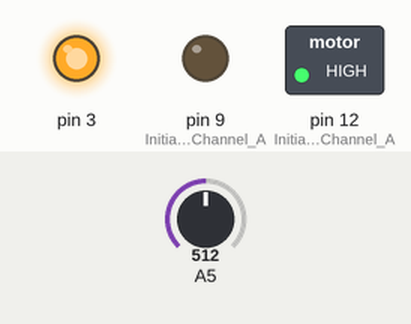
Simulated run of this sketch. Board: Arduino Uno, built with avr-gcc and run on an emulated ATmega328P. Parts: switched loads named in the sketch (green lamp = pin HIGH), output pins drawn as LEDs (lit = HIGH). Inputs (shaded band) come from the test bench; at power-on: A5 = 512. What the sketch prints to the serial monitor is not drawn.

Above: at 1.2 s.
1.3 s: A5 set to 0
At 2.1 s:
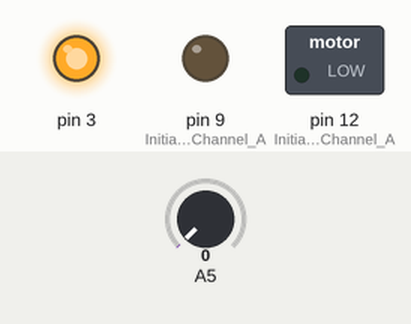
2.8 s: A5 set to 122
At 3.2 s:
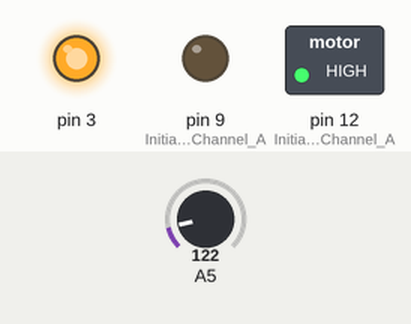
Timing chart, 0 to 5.8 s (numbered marks = the images above; inputs shaded):
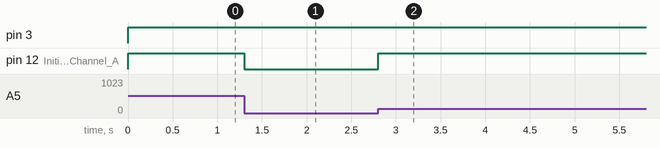

The sketch:

MotorLiftingCode.ino
```cpp
/*************************************************************
Motor Shield 1-Channel DC Motor Demo
by Randy Sarafan

For more information see:
https://www.instructables.com/id/Arduino-Motor-Shield-Tutorial/

*************************************************************/
#include <Time.h>;

int counter = 0;

time_t startTime;


void setup() {

  //Setup Channel A
  pinMode(12, OUTPUT); //Initiates Motor Channel A pin
  pinMode(9, OUTPUT); //Initiates Brake Channel A pin
  digitalWrite(9, LOW);   //Disengage the Brake for Channel A

  Serial.begin(115200);

  // startTime = now();

  // timeOffset = 0;

}


void loop(){


  //time_t endTime = now();

  //time_t timeDiff = endTime - startTime;


  int result = analogRead(A5);


  //int target = timeDiff / 100;
  int target = 0;
  int delta = target - result;

  int maxPower = 255;
  int force = (delta/ 1024.0f) * maxPower;

  force = abs(force);
  force += 255;


  force = constrain(force, 0, maxPower);

  if (delta < 0) {
    digitalWrite(12, HIGH);
    analogWrite(3, force);   //Spins the motor on Channel A at full speed

  }
  else{
    digitalWrite(12, LOW);
    analogWrite(3, force);   //Spins the motor on Channel A at full speed

  }

  digitalWrite(9, LOW);
  Serial.println("Sensor Read");
  Serial.println(result);
  Serial.println("Force:");
  Serial.println(force);
  //Serial.println("Time DIff:");
//  Serial.println(timeDiff);
  Serial.println("Target");
  Serial.println(target);


/*

      int result = analogRead(A3);
    Serial.print("Raw Reading");
    Serial.println(result);

  counter++;
  if ((counter % 30) < 15){
    // Read values


  }
  else {

       // digitalWrite(12, HIGH);
      //analogWrite(3, 255);   //Spins the motor on Channel A at full speed
  }


    if (counter % 10 == 0){

    }
    else{
      digitalWrite(12, LOW);
      analogWrite(3, 255);   //Spins the motor on Channel A at full speed
    }

  counter++;


  int result = analogRead(A0);


  int target = 27;
  int delta = target - result;

  if (delta < 0) {
    digitalWrite(12, HIGH);
    analogWrite(3, 255);   //Spins the motor on Channel A at full speed

  }
  else{
    digitalWrite(12, LOW);
    analogWrite(3, 255);   //Spins the motor on Channel A at full speed

  }

  digitalWrite(9, LOW);

  if (counter == 1000){
    Serial.print("Raw Reading");
    Serial.println(result);

    Serial.print("Delta: ");
    Serial.println(delta);
    counter = 0;
  }

  //forward @ full speed
  digitalWrite(12, HIGH); //Establishes forward direction of Channel A

  delay(3000);

  digitalWrite(9, HIGH); //Eengage the Brake for Channel A

  delay(1000);

  //backward @ half speed
  digitalWrite(12, LOW); //Establishes backward direction of Channel A
  digitalWrite(9, LOW);   //Disengage the Brake for Channel A
  analogWrite(3, 123);   //Spins the motor on Channel A at half speed

  delay(3000);

  digitalWrite(9, HIGH); //Eengage the Brake for Channel A

  delay(1000);

  */

}
```

Measured:
- after the input at 1.3 s, pin 12 (Initiates_Motor_Channel_A): HIGH → LOW at once
- after the input at 2.8 s, pin 12 (Initiates_Motor_Channel_A): LOW → HIGH at once
